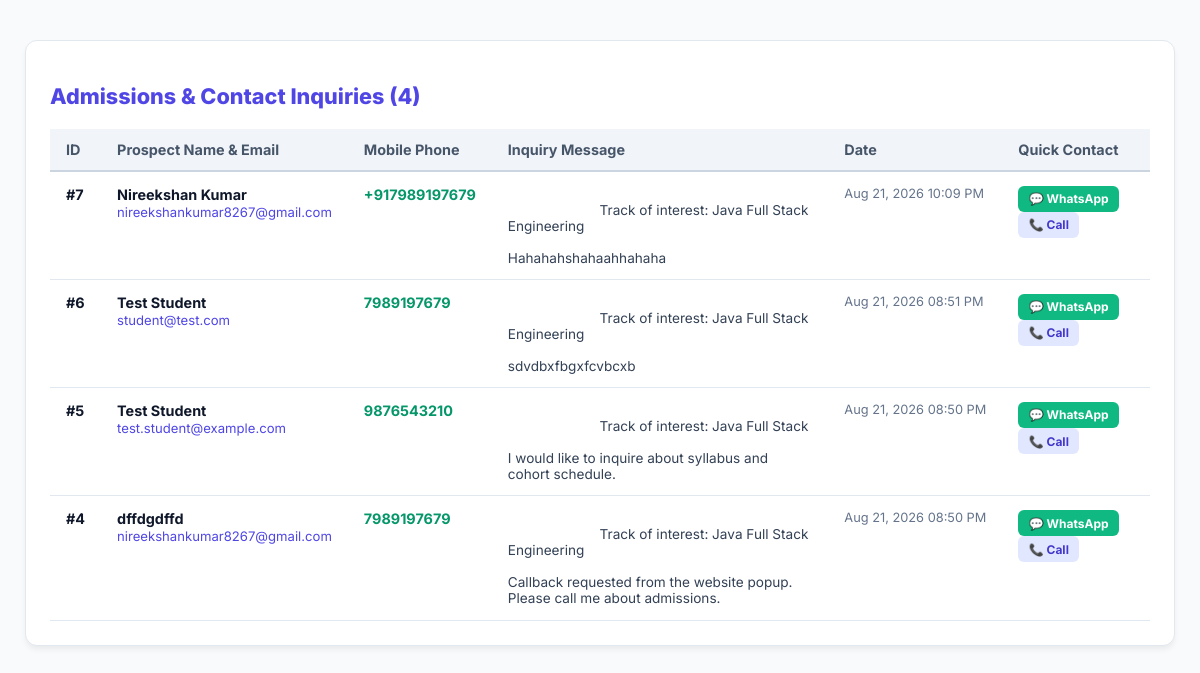
Screenshot of /admin-inquiries-live.php (signed in) with the database file from the repository.
### tables this page shows
CREATE TABLE `contact_messages` (
  `id` int(11) NOT NULL AUTO_INCREMENT,
  `name` varchar(100) NOT NULL,
  `email` varchar(150) NOT NULL,
  `phone` varchar(30) DEFAULT NULL,
  `message` text NOT NULL,
  `created_at` timestamp NOT NULL DEFAULT current_timestamp(),
  PRIMARY KEY (`id`)
);

### admin-inquiries-live.php (the view, shortened to what this page needs)
<?php
require_once __DIR__ . '/includes/auth.php';
$stmt = $pdo->prepare("SELECT id, name, email, phone, message, created_at FROM contact_messages ORDER BY id DESC LIMIT 100");
$stmt->execute();
$messages = $stmt->fetchAll(PDO::FETCH_ASSOC);
?>
<!DOCTYPE html>
<html lang="en">
<head>
</head>
<body>
    <div class="container">
        <h2>Admissions & Contact Inquiries (<?php echo count($messages); ?>)</h2>
        <table>
            <thead>
                <tr>
                    <th>ID</th>
                    <th>Prospect Name & Email</th>
                    <th>Mobile Phone</th>
                    <th>Inquiry Message</th>
                    <th>Date</th>
                    <th>Quick Contact</th>
                </tr>
            </thead>
            <tbody>
                <?php foreach ($messages as $m):
                    $rawPhone = preg_replace('/\D/', '', $m['phone'] ?? '');
                    $waPhone = str_starts_with($rawPhone, '91') ? $rawPhone : '91' . $rawPhone;
                ?>
                <tr>
                    <td><strong>#<?php echo (int)$m['id']; ?></strong></td>
                    <td>
                        <strong><?php echo htmlspecialchars($m['name']); ?></strong><br>
                        <a href="mailto:<?php echo htmlspecialchars($m['email']); ?>" style="color:#4f46e5; text-decoration:none; font-size:0.82rem;">
                            <?php echo htmlspecialchars($m['email']); ?>
                        </a>
                    </td>
                    <td style="color:#059669; font-weight:700;">
                        <?php echo htmlspecialchars($m['phone'] ?: 'N/A'); ?>
                    </td>
                    <td style="white-space: pre-wrap; font-size: 0.85rem; color:#334155;">
                        <?php echo htmlspecialchars($m['message']); ?>
                    </td>
                    <td style="font-size:0.8rem; color:#64748b; white-space:nowrap;">
                        <?php echo date('M d, Y h:i A', strtotime($m['created_at'])); ?>
                    </td>
                    <td>
                        <?php if (!empty($m['phone'])): ?>
                            <a href="https://wa.me/<?php echo $waPhone; ?>" target="_blank" class="btn-wa">💬 WhatsApp</a>
                            <a href="tel:<?php echo htmlspecialchars($m['phone']); ?>" class="btn-call">📞 Call</a>
                        <?php else: ?>
                            <span style="color:#94a3b8; font-size:0.75rem;">No Phone</span>
                        <?php endif; ?>
                    </td>
                </tr>
                <?php endforeach; ?>
            </tbody>
        </table>
    </div>
</body>
</html>

### admin-inquiries-live.php (style rules this page uses)
body { font-family: 'Inter', sans-serif; background: #f8fafc; color: #0f172a; padding: 2rem 1rem; }
.container { max-width: 1100px; margin: 0 auto; background: #fff; border-radius: 12px; border: 1px solid #e2e8f0; padding: 1.5rem; box-shadow: 0 4px 6px -1px rgba(0,0,0,0.07); }
h2 { font-size: 1.35rem; font-weight: 800; color: #4f46e5; margin-bottom: 1.25rem; }
table { width: 100%; border-collapse: collapse; text-align: left; font-size: 0.9rem; }
th { background: #f1f5f9; padding: 0.75rem 1rem; border-bottom: 2px solid #cbd5e1; font-weight: 700; color: #475569; }
td { padding: 0.85rem 1rem; border-bottom: 1px solid #e2e8f0; vertical-align: top; }
.btn-wa { background: #10b981; color: #fff; font-weight: 700; font-size: 0.75rem; padding: 0.35rem 0.65rem; border-radius: 6px; text-decoration: none; display: inline-block; margin-right: 0.25rem; }
.btn-call { background: #e0e7ff; color: #4338ca; font-weight: 700; font-size: 0.75rem; padding: 0.35rem 0.65rem; border-radius: 6px; text-decoration: none; display: inline-block; }

### rows the page displays
contact_messages: id "7", name "Nireekshan Kumar", email "nireekshankumar8267@gmail.com", phone "+917989197679", message "Track of interest: Java Full Stack Engineering Hahahahshahaahhahaha", created_at "Aug 21, 2026 10:09 PM"
contact_messages: id "6", name "Test Student", email "student@test.com", phone "7989197679", message "Track of interest: Java Full Stack Engineering sdvdbxfbgxfcvbcxb", created_at "Aug 21, 2026 08:51 PM"
contact_messages: id "5", name "Test Student", email "test.student@example.com", phone "9876543210", message "Track of interest: Java Full Stack I would like to inquire about syllabus and cohort schedule.", created_at "Aug 21, 2026 08:50 PM"
contact_messages: id "4", name "dffdgdffd", email "nireekshankumar8267@gmail.com", phone "7989197679", message "Track of interest: Java Full Stack Engineering Callback requested from the website popup. Please call me about admissions.", created_at "Aug 21, 2026 08:50 PM"

### other values shown
count($messages) "4"
